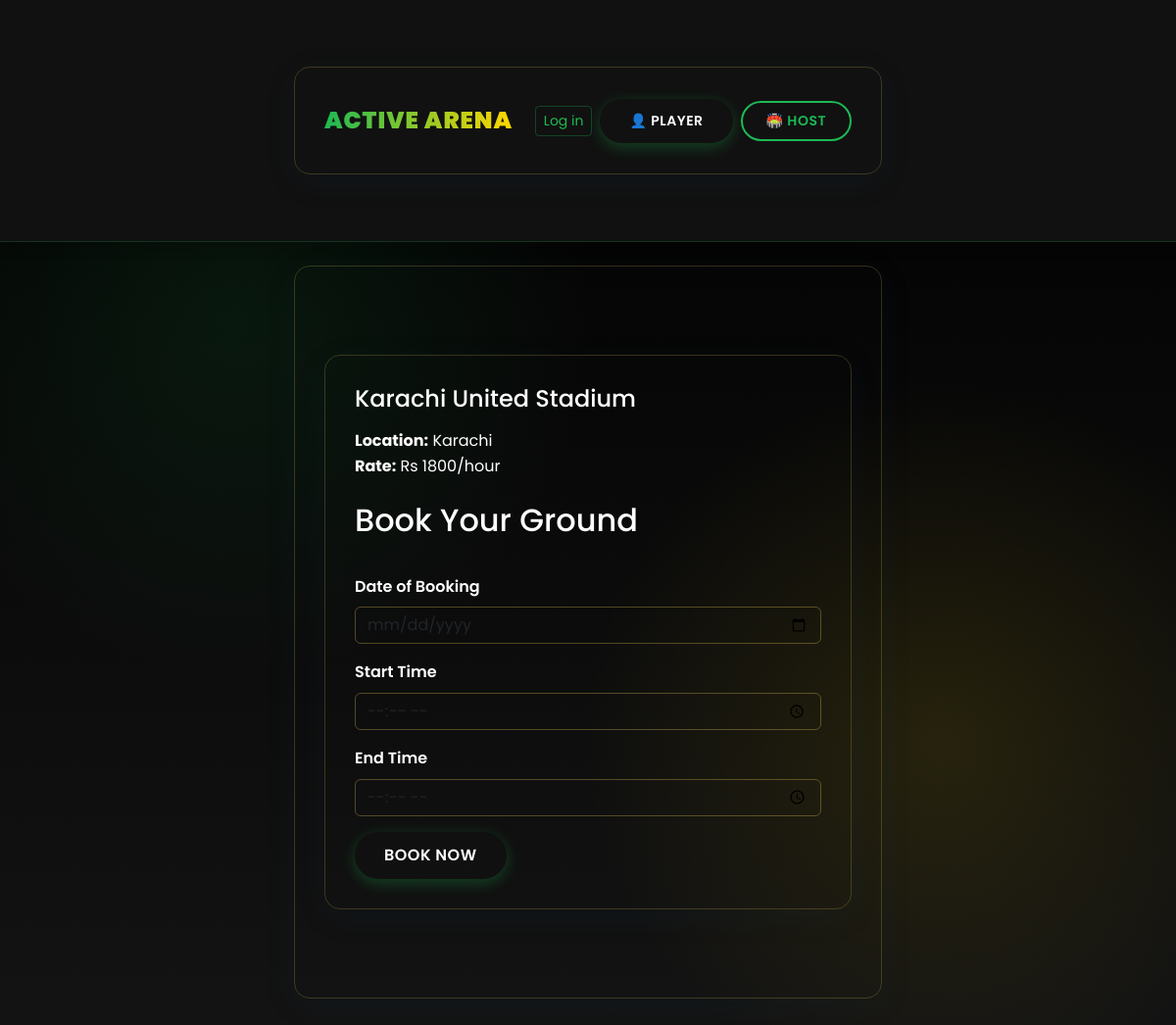
The app's page /final-booking/2 with its own data.
### app.py (models this page shows)
class Ground(db.Model):
    id = db.Column(db.Integer, primary_key=True)
    name = db.Column(db.String(120), nullable=False)
    location = db.Column(db.String(120), nullable=False)
    rate = db.Column(db.Integer, nullable=False)
    img = db.Column(db.String(300), nullable=False)
    published = db.Column(db.Boolean, default=False)
    host_email = db.Column(db.String(120), nullable=False)
    materials = db.Column(db.String(300), nullable=True)  # Comma-separated list
    ground_use = db.Column(db.String(50), nullable=True)
    latitude = db.Column(db.Float, nullable=True)
    longitude = db.Column(db.Float, nullable=True)
    city = db.Column(db.String(100), nullable=True)
    postal_code = db.Column(db.String(20), nullable=True)
    full_address = db.Column(db.String(300), nullable=True)

### app.py (the view, shortened to what this page needs)
@app.route('/final-booking/<int:ground_id>', methods=['GET', 'POST'])
def final_booking(ground_id):
    ground = Ground.query.get_or_404(ground_id)
    return render_template('final_booking.html', ground=ground)

### templates/final_booking.html (shortened to what this page needs)
{% extends "base.html" %}
{% block content %}
<div class="container">
    {% if ground %}
    <div class="mb-4">
        <h4>{{ ground.name }}</h4>
        <div><strong>Location:</strong> {{ ground.location }}</div>
        <div><strong>Rate:</strong> Rs {{ ground.rate }}/hour</div>
    </div>
    {% endif %}
    <h2>Book Your Ground</h2>
    <form method="POST">
        <div class="mb-3">
            <label for="date" class="form-label">Date of Booking</label>
            <input type="date" class="form-control" id="date" name="date" required>
        </div>
        <div class="mb-3">
            <label for="start_time" class="form-label">Start Time</label>
            <input type="time" class="form-control" id="start_time" name="start_time" required>
        </div>
        <div class="mb-3">
            <label for="end_time" class="form-label">End Time</label>
            <input type="time" class="form-control" id="end_time" name="end_time" required>
        </div>
        <button type="submit" class="btn btn-primary">Book Now</button>
    </form>
</div>
{% endblock %}

### templates/base.html (style rules this page uses)
:root { --primary-green: #1db954; --primary-green-100: #0a1e12; --primary-green-200: #0e2e1c; --primary-green-300: #123d26; --primary-green-400: #174d30; --primary-green-500: #1db954; --primary-green-600: #34c76a; --primary-green-700: #4bd580; --primary-green-800: #62e396; --primary-green-900: #79f1ac; --dark-bg: #121212; --dark-bg-100: #000000; --dark-bg-200: #0a0a0a; --dark-bg-300: #141414; --dark-bg-400: #1a1a1a; --dark-bg-500: #1e1e1e; --dark-bg-600: #2a2a2a; --dark-bg-700: #363636; --dark-bg-800: #424242; --dark-bg-900: #4e4e4e; --accent-yellow: #ffd700; --accent-yellow-100: #332b00; --accent-yellow-200: #665600; --accent-yellow-300: #998000; --accent-yellow-400: #ccab00; --accent-yellow-500: #ffd700; --accent-yellow-600: #ffde26; --accent-yellow-700: #ffe44d; --accent-yellow-800: #ffeb80; --accent-yellow-900: #fff2b3; --text-light: #ffffff; --text-muted: #b3b3b3; --text-dark: #121212; --success: #1db954; --warning: #ffd700; --danger: #e74c3c; --info: #3498db; --brand-1: var(--primary-green); --brand-2: var(--accent-yellow); --accent-1: var(--accent-yellow); --accent-2: var(--primary-green-600); --ink: var(--text-light); --muted: var(--text-muted); --paper: var(--dark-bg-500); --card: var(--dark-bg-400); --card-hover: var(--dark-bg-600); }
body { min-height: 100vh; background: radial-gradient(circle at 20% 30%, rgba(29, 185, 84, 0.1), transparent 30%), radial-gradient(circle at 80% 70%, rgba(255, 215, 0, 0.1), transparent 30%), linear-gradient(to bottom, var(--dark-bg-100), var(--dark-bg-300)); color: var(--ink); font-family: 'Poppins', system-ui, -apple-system, 'Segoe UI', Roboto, Helvetica, Arial, sans-serif; line-height: 1.6; }
.btn-primary { background: var(--primary-green); border: none; color: var(--text-light); font-weight: 600; padding: 0.5rem 1.5rem; border-radius: 25px; transition: all 0.3s ease; text-transform: uppercase; letter-spacing: 0.5px; box-shadow: 0 4px 15px rgba(29, 185, 84, 0.3); }

### templates/final_booking.html (style rules this page uses)
.container { background: var(--lemon-chiffon-900); border-radius: 16px; padding: 30px; box-shadow: 0 8px 32px rgba(13,59,102,0.1); border: 1px solid rgba(244,211,94,0.2); max-width: 600px; margin: 60px auto; }
h2 { color: var(--yale-blue); border-bottom: 2px solid var(--naples-yellow); padding-bottom: 10px; margin-bottom: 25px; }
h4 { color: var(--yale-blue-100); margin-bottom: 15px; }
.form-label { color: var(--yale-blue-400); font-weight: 600; }
.form-control { border: 1px solid rgba(244,211,94,0.3); background: var(--lemon-chiffon-800); }
.btn-primary { background: var(--yale-blue); border: none; color: var(--lemon-chiffon-900); padding: 12px 30px; font-weight: 600; }

### records on screen
Ground: name "Karachi United Stadium", location "Karachi", rate "1800"
